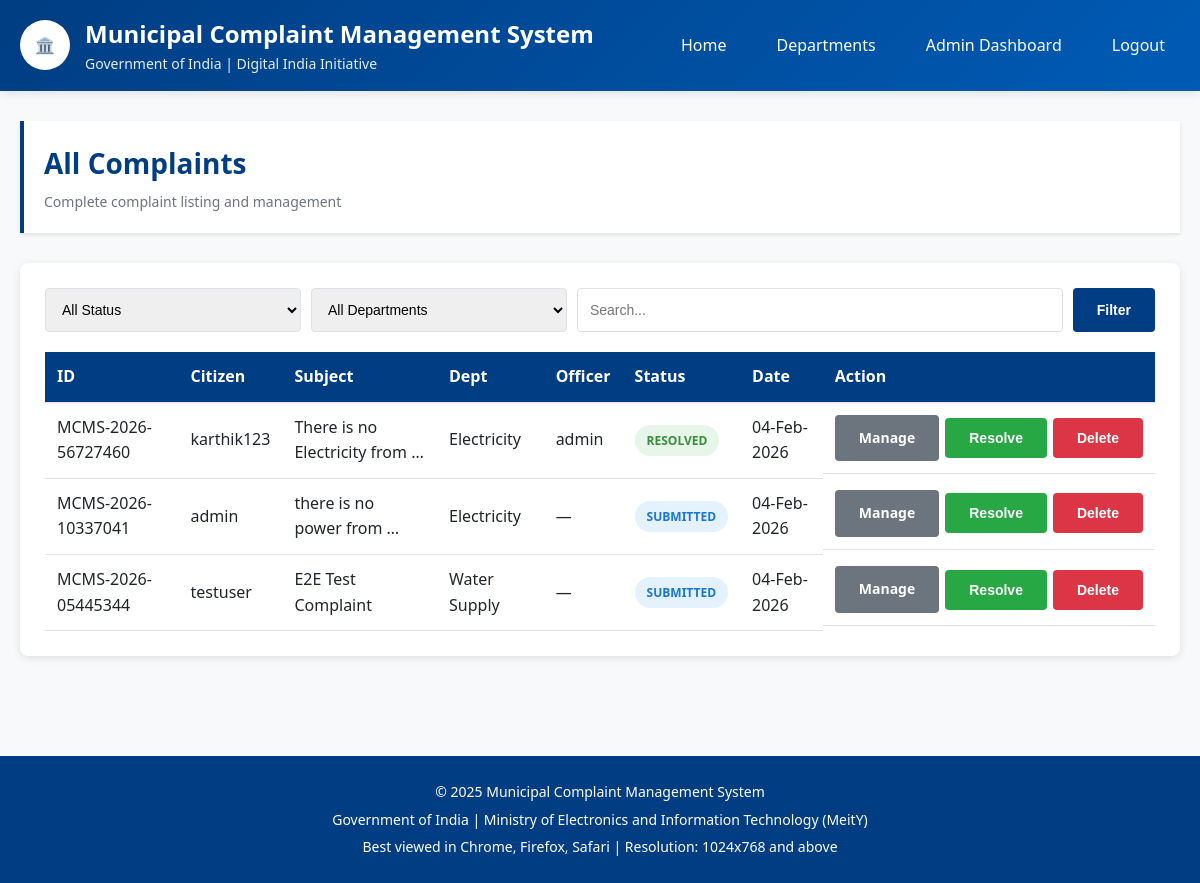
Page /admin-panel/complaints/ (signed in) on the committed database.
### complaints/models.py (models this page shows, shortened)
class Complaint(models.Model):
    STATUS_CHOICES = [
        ('SUBMITTED', 'Submitted'),
        ('UNDER_REVIEW', 'Under Review'),
        ('IN_PROGRESS', 'In Progress'),
        ('RESOLVED', 'Resolved'),
        ('CLOSED', 'Closed'),
    ]
    complaint_id = models.CharField(
        max_length=50,
        unique=True,
        default=generate_complaint_id,
        editable=False,
        db_index=True
    )
    citizen = models.ForeignKey(
        settings.AUTH_USER_MODEL,
        on_delete=models.PROTECT,
        related_name='complaints'
    )
    department = models.ForeignKey(
        Department,
        on_delete=models.PROTECT,
        related_name='complaints'
    )
    ward_number = models.CharField(max_length=10)
    area = models.CharField(max_length=200)
    landmark = models.CharField(max_length=200, blank=True)
    subject = models.CharField(max_length=200)
    description = models.TextField()
    proof_file = models.FileField(
        upload_to=complaint_proof_upload_path,
        blank=True,
        null=True
    )
    status = models.CharField(
        max_length=20,
        choices=STATUS_CHOICES,
        default='SUBMITTED',
        db_index=True
    )
    official_remarks = models.TextField(blank=True)
    officer = models.ForeignKey(
        settings.AUTH_USER_MODEL,
        on_delete=models.SET_NULL,
        null=True,
        blank=True,
        related_name='assigned_complaints'
    )
    resolution_notes = models.TextField(blank=True)
    resolution_proof = models.FileField(
        upload_to=resolution_proof_upload_path,
        blank=True,
        null=True
    )
    submitted_at = models.DateTimeField(auto_now_add=True, db_index=True)
    last_updated = models.DateTimeField(auto_now=True)
    reviewed_at = models.DateTimeField(null=True, blank=True)
    in_progress_at = models.DateTimeField(null=True, blank=True)
    resolved_at = models.DateTimeField(null=True, blank=True)
    closed_at = models.DateTimeField(null=True, blank=True)
    is_archived = models.BooleanField(default=False)
    class Meta:
        db_table = 'complaints'
        verbose_name = 'Complaint'
        verbose_name_plural = 'Complaints'
        ordering = ['-submitted_at']
        indexes = [
            models.Index(fields=['complaint_id']),
            models.Index(fields=['status', 'submitted_at']),
            models.Index(fields=['department', 'status']),
        ]
    def get_status_display_class(self):
        status_classes = {
            'SUBMITTED': 'status-submitted',
            'UNDER_REVIEW': 'status-review',
            'IN_PROGRESS': 'status-progress',
            'RESOLVED': 'status-resolved',
            'CLOSED': 'status-closed',
        }
        return status_classes.get(self.status, 'status-default')

### accounts/models.py (models this page shows, shortened)
class Citizen(AbstractBaseUser, PermissionsMixin):
    username = models.CharField(max_length=150, unique=True, db_index=True)
    email = models.EmailField(unique=True, db_index=True)
    mobile = models.CharField(max_length=15, unique=True)
    is_active = models.BooleanField(default=True)
    is_staff = models.BooleanField(default=False)
    is_verified = models.BooleanField(default=False)
    date_joined = models.DateTimeField(default=timezone.now)
    last_login = models.DateTimeField(null=True, blank=True)
    otp = models.CharField(max_length=6, null=True, blank=True)
    otp_created_at = models.DateTimeField(null=True, blank=True)
    objects = CitizenManager()
    USERNAME_FIELD = 'username'
    REQUIRED_FIELDS = ['email', 'mobile']
    class Meta:
        db_table = 'citizens'
        verbose_name = 'Citizen'
        verbose_name_plural = 'Citizens'
        ordering = ['-date_joined']

### departments/models.py (models this page shows, shortened)
class Department(models.Model):
    DEPARTMENT_CHOICES = [
        ('WATER_SUPPLY', 'Water Supply'),
        ('ROADS_TRANSPORT', 'Roads & Transport'),
        ('SANITATION', 'Sanitation'),
        ('ELECTRICITY', 'Electricity'),
        ('PUBLIC_HEALTH', 'Public Health'),
    ]
    code = models.CharField(
        max_length=50,
        choices=DEPARTMENT_CHOICES,
        unique=True,
        primary_key=True
    )
    name = models.CharField(max_length=100)
    description = models.TextField(blank=True)
    head_of_department = models.CharField(max_length=100, blank=True)
    contact_number = models.CharField(max_length=15, blank=True)
    email = models.EmailField(blank=True)
    is_active = models.BooleanField(default=True)
    created_at = models.DateTimeField(auto_now_add=True)
    updated_at = models.DateTimeField(auto_now=True)
    class Meta:
        db_table = 'departments'
        verbose_name = 'Department'
        verbose_name_plural = 'Departments'
        ordering = ['name']

### adminpanel/views.py (the view)
# urls.py: path('complaints/', views.all_complaints, name='all_complaints'),
@login_required
@user_passes_test(is_admin_user, login_url='/admin-panel/login/')
def all_complaints(request):
    complaints = Complaint.objects.filter(
        is_archived=False
    ).select_related('citizen', 'department', 'officer')
    status_filter = request.GET.get('status', '')
    dept_filter = request.GET.get('department', '')
    search = request.GET.get('search', '')
    if status_filter:
        complaints = complaints.filter(status=status_filter)
    if dept_filter:
        complaints = complaints.filter(department__code=dept_filter)
    if search:
        complaints = complaints.filter(
            Q(complaint_id__icontains=search) |
            Q(subject__icontains=search) |
            Q(citizen__username__icontains=search)
        )
    complaints = complaints.order_by('-submitted_at')
    departments = Department.objects.filter(is_active=True)
    context = {
        'complaints': complaints,
        'departments': departments,
        'status_choices': Complaint.STATUS_CHOICES,
        'current_status': status_filter,
        'current_dept': dept_filter,
        'search_query': search,
    }
    return render(request, 'adminpanel/all_complaints.html', context)

### adminpanel/views.py (called while the page is built)
def is_admin_user(user):
    return user.is_authenticated and user.is_staff

### templates/adminpanel/all_complaints.html (shortened to what this page needs)
{% extends 'base/base.html' %}
{% block content %}
<div class="page-header">
    <h2>All Complaints</h2>
    <p>Complete complaint listing and management</p>
</div>
<div class="card">
    <form method="get" style="display: flex; gap: 10px; margin-bottom: 20px;">
        <select name="status" class="form-input" style="flex: 1;">
            <option value="">All Status</option>
        </select>
        <select name="department" class="form-input" style="flex: 1;">
            <option value="">All Departments</option>
        </select>
        <input type="text" name="search" class="form-input" placeholder="Search..." value="{{ search_query }}" style="flex: 2;">
        <button type="submit" class="btn btn-primary">Filter</button>
    </form>
    <div class="table-container">
        <table class="data-table">
            <thead><tr><th>ID</th><th>Citizen</th><th>Subject</th><th>Dept</th><th>Officer</th><th>Status</th><th>Date</th><th>Action</th></tr></thead>
            <tbody>
                {% for c in complaints %}
                <tr>
                    <td>{{ c.complaint_id }}</td>
                    <td>{{ c.citizen.username }}</td>
                    <td>{{ c.subject|truncatewords:5 }}</td>
                    <td>{{ c.department.name }}</td>
                    <td>{{ c.officer.username|default:"—" }}</td>
                    <td><span class="status-badge {{ c.get_status_display_class }}">{{ c.get_status_display }}</span></td>
                    <td>{{ c.submitted_at|date:"d-M-Y" }}</td>
                    <td style="display:flex;gap:6px;align-items:center;">
                        <a href="{% url 'adminpanel:complaint_detail' c.complaint_id %}" class="btn btn-secondary">Manage</a>
                        <form method="post" action="{% url 'adminpanel:resolve_complaint' c.complaint_id %}" style="display:inline;">
                            <button type="submit" class="btn btn-success">Resolve</button>
                        </form>
                        <form method="post" action="{% url 'adminpanel:delete_complaint' c.complaint_id %}" style="display:inline;" onsubmit="return confirm('Archive (delete) this complaint?');">
                            <button type="submit" class="btn btn-danger">Delete</button>
                        </form>
                    </td>
                </tr>
                {% empty %}
                <tr><td colspan="7" class="text-center">No complaints found.</td></tr>
                {% endfor %}
            </tbody>
        </table>
    </div>
</div>
{% endblock %}

### static/css/style.css (style rules this page uses)
:root { --primary-color: #003d82; --secondary-color: #ff9933; --success-color: #28a745; --danger-color: #dc3545; --warning-color: #ffc107; --info-color: #17a2b8; --light-gray: #f8f9fa; --border-color: #dee2e6; --text-dark: #212529; --text-muted: #6c757d; --white: #ffffff; }
* { margin: 0; padding: 0; box-sizing: border-box; }
body { font-family: 'Segoe UI', Tahoma, Geneva, Verdana, sans-serif; font-size: 16px; line-height: 1.6; color: var(--text-dark); background-color: var(--light-gray); }
.page-header { background-color: var(--white); padding: 20px; margin-bottom: 30px; border-left: 4px solid var(--primary-color); box-shadow: 0 2px 4px rgba(0, 0, 0, 0.1); }
.page-header h2 { color: var(--primary-color); font-size: 28px; margin-bottom: 5px; }
.page-header p { color: var(--text-muted); font-size: 14px; }
.card { background-color: var(--white); border-radius: 8px; box-shadow: 0 2px 8px rgba(0, 0, 0, 0.1); padding: 25px; margin-bottom: 20px; }
.form-input, .form-select, .form-textarea { width: 100%; padding: 12px; border: 1px solid var(--border-color); border-radius: 4px; font-size: 14px; transition: border-color 0.3s, box-shadow 0.3s; }
.btn { display: inline-block; padding: 12px 24px; font-size: 14px; font-weight: 600; text-align: center; text-decoration: none; border: none; border-radius: 4px; cursor: pointer; transition: all 0.3s; }
.btn-primary { background-color: var(--primary-color); color: var(--white); }
.btn-secondary { background-color: var(--text-muted); color: var(--white); }
.btn-success { background-color: var(--success-color); color: var(--white); }
.btn-danger { background-color: var(--danger-color); color: var(--white); }
.status-badge { display: inline-block; padding: 6px 12px; border-radius: 20px; font-size: 12px; font-weight: 600; text-transform: uppercase; }
.status-submitted { background-color: #e3f2fd; color: #1976d2; }
.status-resolved { background-color: #e8f5e9; color: #388e3c; }
.table-container { overflow-x: auto; }
.data-table { width: 100%; border-collapse: collapse; background-color: var(--white); }
.data-table th, .data-table td { padding: 12px; text-align: left; border-bottom: 1px solid var(--border-color); }
.data-table th { background-color: var(--primary-color); color: var(--white); font-weight: 600; }

### rows in the picture
Complaint: complaint_id "MCMS-2026-56727460", citizen.username "karthik123", subject "There is no Electricity from …", department.name "Electricity", officer.username "admin", status "RESOLVED", submitted_at "04-Feb-2026"
Complaint: complaint_id "MCMS-2026-10337041", citizen.username "admin", subject "there is no power from …", department.name "Electricity", officer.username "—", status "SUBMITTED", submitted_at "04-Feb-2026"
Complaint: complaint_id "MCMS-2026-05445344", citizen.username "testuser", subject "E2E Test Complaint", department.name "Water Supply", officer.username "—", status "SUBMITTED", submitted_at "04-Feb-2026"
